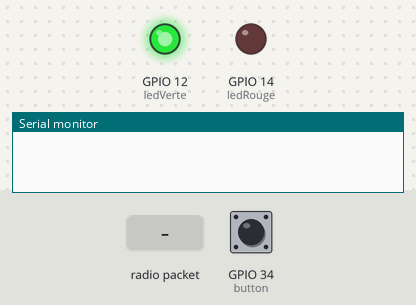
A sketch run on a simulated ESP32. Parts: output pins drawn as LEDs (lit = HIGH), the last lines printed to the serial monitor. Dashed ring = blinking. The inputs (shaded band) are chosen by the test bench; at power-on: GPIO 34 (button) LOW. Random numbers use the default seed unless the sketch sets one.

Above: at 1.2 s.
1.3 s: GPIO 34 (button) pulled HIGH for 0.15 s
At 2.5 s:
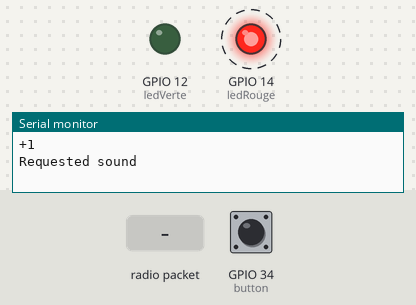
4.4 s: radio packet "1" arrives
At 4.9 s:
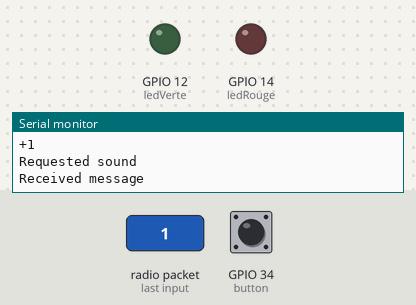
Timing chart, 0 to 13.4 s (numbered marks = the images above; inputs shaded):
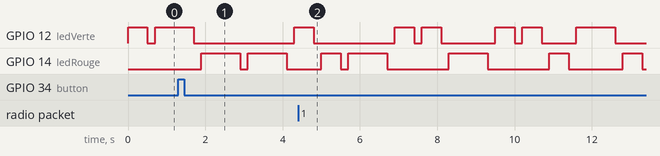

The sketch:

acces3c.ino
```cpp
#include <ESP32Servo.h>
#include "puzzlelib.h"
#define PUZZLE

//Il s'agit de l'accès "Speedrun". On observe que les LEDs rouge et verte clignotent
//en alternance. Si on appuie avec succès sur le bouton blanc lorsque la LED verte
//est active trois fois d’affilée, la porte s’ouvre.
Servo myServo;


int ledRouge = 14;
int ledVerte = 12;
int button = 34;
bool locked = true;

void set_state(bool lock) {
  if (locked == lock) return;

  if (locked) {
    Serial.println("unlock");

    puzzle_request_sound(2); // UNLOCK SOUND
    digitalWrite(ledVerte, HIGH);

  }

  locked = lock;
}

void setup() {
  Serial.begin(9600);
  // put your setup code here, to run once:

  pinMode(ledRouge, OUTPUT); //led rouge
  pinMode(ledVerte, OUTPUT); //led verte

  ledcSetup(10, 2000, 10);

  pinMode(button, INPUT); //Bouton

  if (puzzle_init(set_state, "ACC3") != PUZZLE_OK) {
    Serial.println("Error initializing puzzle");
  }
}

int counter = 0; //quand bouton appuyé et que la vert s'allume +1, quand rouge s'allume et quand on appuie alors que le counter est différent de 3, 0
void IRAM_ATTR ledGreen() {
  counter++;
  Serial.println("+1");
  puzzle_request_sound(0);
  detachInterrupt(button);
}

void IRAM_ATTR ledRed() {
  if (counter != 0) {
    puzzle_request_sound(1);
  }
  counter = 0;
  detachInterrupt(button);
}

int timings[2] = {1000, 500};

void loop() {
  // put your main code here, to run repeatedly:
  //boutonAppuye = digitalRead(button); //march que si on a 7??? //si bouton actif ce sera HIGH, sinon LOW

  //utiliser random(2) qui prend un nombre entre 0 et 1, si on a 0 la led rouge s'allume, sinon la verte
  if (locked) {
    int controlLumiere = random(2);
    int timing = timings[random(2)];

    if(controlLumiere == 1) {
      digitalWrite(ledVerte, HIGH);
      attachInterrupt(button, ledGreen, RISING);
      delay(timing);
      detachInterrupt(button);
      digitalWrite(ledVerte, LOW);
      delay(200);
    } else {
      digitalWrite(ledRouge, HIGH);
      attachInterrupt(button, ledRed, RISING);
      delay(timing);
      detachInterrupt(button);
      digitalWrite(ledRouge,LOW);

      delay(200);
    }

    if (counter == 5){ //succès
      puzzle_update_lock_status(false);
    }
  }
}
```
